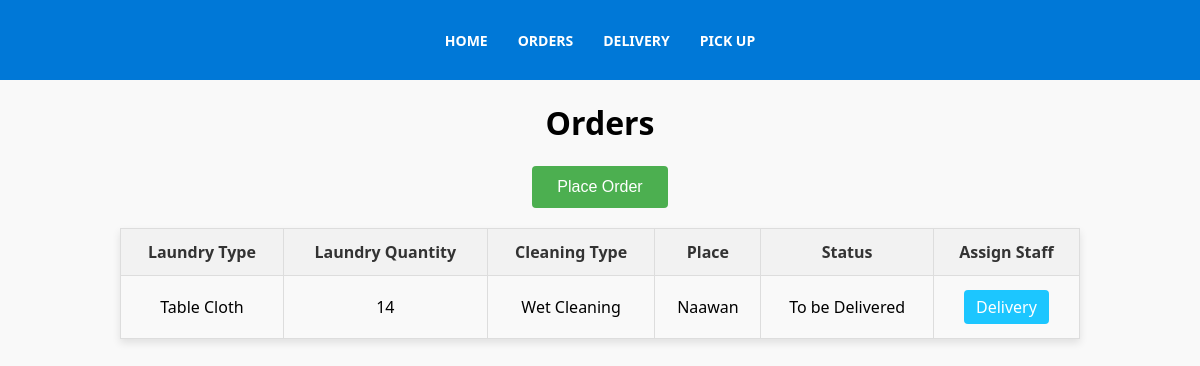
Before: /htdocs/Orders2.php with the older database file.
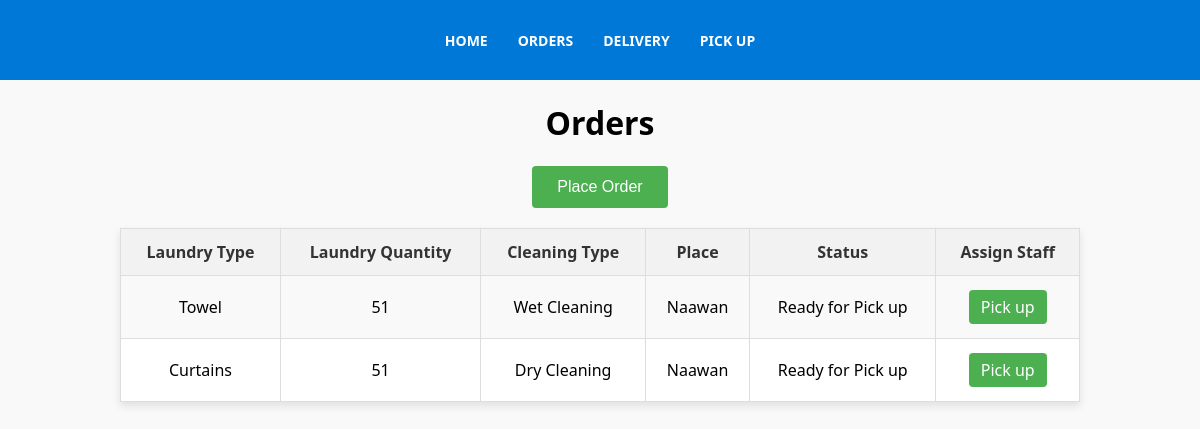
After: the same page with the newer database file.
### tables this page shows
CREATE TABLE `Orders` (
  `Order_ID` int(11) NOT NULL AUTO_INCREMENT,
  `Order_date` date NOT NULL,
  `Laundry_type` varchar(40) NOT NULL,
  `Laundry_quantity` varchar(40) NOT NULL,
  `Cleaning_type` varchar(40) NOT NULL,
  `Place` varchar(40) NOT NULL,
  `Priority_number` varchar(40) NOT NULL,
  `Status` varchar(250) DEFAULT NULL,
  `User_ID` int(11) NOT NULL,
  PRIMARY KEY (`Order_ID`),
  KEY `Users_Orders` (`User_ID`),
  CONSTRAINT `Users_Orders` FOREIGN KEY (`User_ID`) REFERENCES `Users` (`User_ID`)
);

### htdocs/Orders2.php (the view, shortened to what this page needs)
<?php
include("db_connect.php");
include("Menu2.php");
?>
<!DOCTYPE html>
<html lang="en">
<head>
</head>
<body>
    <h1>Orders</h1>
    <div class="add-team-container">
        <a href="Laundry2_Orders.php">
            <button class="add-team-btn">Place Order</button>
        </a>
    </div>
    <table>
        <tr>
            <th>Laundry Type</th>
            <th>Laundry Quantity</th>
            <th>Cleaning Type</th>
            <th>Place</th>
            <th>Status</th>
            <th>Assign Staff</th>
        </tr>
        <?php
        $sql = "SELECT Order_ID, Laundry_type, Laundry_quantity, Cleaning_type, Place, Status
                FROM Orders
                WHERE Status IN ('To be Delivered', 'Ready for Pick up')
                AND Place != 'Hotel'
                ORDER BY
                    CASE
                        WHEN Status = 'Ready for Pick up' THEN 1
                        ELSE 2
                    END,
                    Order_ID ASC";
        $query = mysqli_query($conn, $sql);
        if (!$query) {
            echo "Error: " . $sql . "<br>" . mysqli_error($conn);
        } else {
            while ($result = mysqli_fetch_assoc($query)) {
                echo "<tr>";
                echo "<td>" . $result["Laundry_type"] . "</td>";
                echo "<td>" . $result["Laundry_quantity"] . "</td>";
                echo "<td>" . $result["Cleaning_type"] . "</td>";
                echo "<td>" . $result["Place"] . "</td>";
                echo "<td>" . $result["Status"] . "</td>";
                echo "<td>";
                if ($result["Status"] == "To be Delivered") {
                    echo "<a href='Assign_delivery_staff.php?Order_ID=" . $result["Order_ID"] . "' class='actedit'>Delivery</a>";
                } elseif ($result["Status"] == "Ready for Pick up") {
                    echo "<a href='Assign_pickup_staff.php?Order_ID=" . $result["Order_ID"] . "' class='actbutton'>Pick up</a>";
                }
                echo "</td>";
                echo "</tr>";
            }
        }
        ?>
    </table>
</body>
</html>

Changed rows visible on the page:
no longer on this page (row edited): orders: Laundry_type "Table Cloth", Laundry_quantity "14", Cleaning_type "Wet Cleaning", Place "Naawan", Status "To be Delivered"
now on this page (row edited): orders: Laundry_type "Towel", Laundry_quantity "51", Cleaning_type "Wet Cleaning", Place "Naawan", Status "Ready for Pick up"
added orders: Laundry_type "Curtains", Laundry_quantity "51", Cleaning_type "Dry Cleaning", Place "Naawan", Status "Ready for Pick up"
